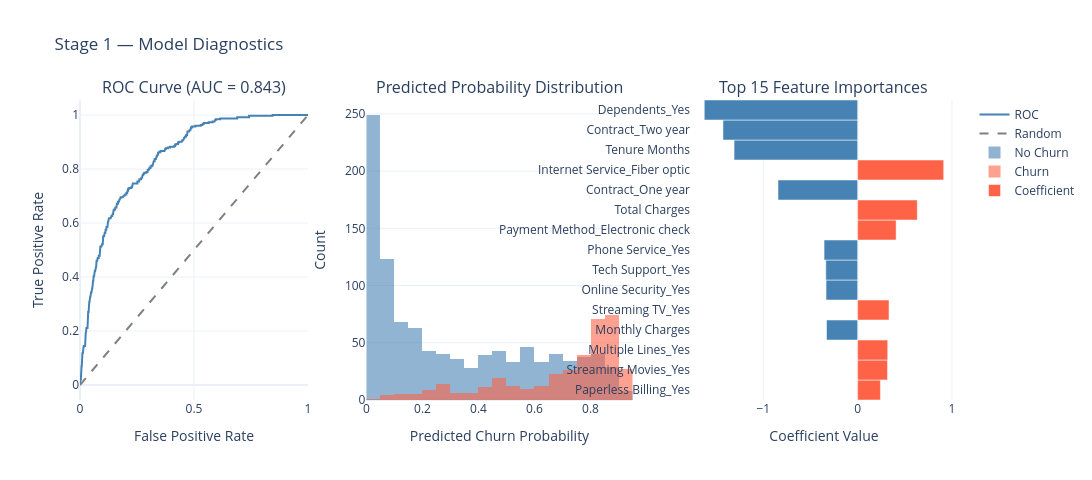

The notebook cell this image was saved under:
### Markdown cell above
## 5. Visualisations
Three Plotly charts in a single output: (1) ROC curve with AUC annotation, (2) predicted probability distributions split by true churn label, and (3) the top 15 features ranked by absolute logistic regression coefficient.

### Code cell
import plotly.graph_objects as go
from plotly.subplots import make_subplots

# ── 1. ROC curve data ─────────────────────────────────────────────────────────
fpr, tpr, _ = roc_curve(y_test, y_prob_test)

# ── 2. Probability distributions ─────────────────────────────────────────────
# Convert y_test to a numpy array so boolean indexing aligns with y_prob_test
y_test_arr    = y_test.to_numpy()
prob_no_churn = y_prob_test[y_test_arr == 0]
prob_churn    = y_prob_test[y_test_arr == 1]

# ── 3. Feature importances ────────────────────────────────────────────────────
ohe_feature_names = (
    pipeline.named_steps['preprocessor']
    .named_transformers_['cat']
    .get_feature_names_out(CATEGORICAL_FEATURES)
    .tolist()
)
all_feature_names = NUMERIC_FEATURES + ohe_feature_names
coefficients      = pipeline.named_steps['classifier'].coef_[0]

feat_df = (
    pd.DataFrame({'feature': all_feature_names, 'coef': coefficients})
    .assign(abs_coef=lambda d: d['coef'].abs())
    .nlargest(15, 'abs_coef')
    .sort_values('abs_coef')
)

# ── Build subplots ────────────────────────────────────────────────────────────
fig = make_subplots(
    rows=1, cols=3,
    subplot_titles=(
        f'ROC Curve (AUC = {roc_auc:.3f})',
        'Predicted Probability Distribution',
        'Top 15 Feature Importances'
    ),
    column_widths=[0.30, 0.35, 0.35]
)

# Panel 1 — ROC
fig.add_trace(go.Scatter(x=fpr, y=tpr, mode='lines', name='ROC',
                         line=dict(color='steelblue', width=2)), row=1, col=1)
fig.add_trace(go.Scatter(x=[0, 1], y=[0, 1], mode='lines', name='Random',
                         line=dict(dash='dash', color='grey')), row=1, col=1)
fig.update_xaxes(title_text='False Positive Rate', row=1, col=1)
fig.update_yaxes(title_text='True Positive Rate',  row=1, col=1)

# Panel 2 — Probability distributions
fig.add_trace(go.Histogram(x=prob_no_churn, name='No Churn', opacity=0.6,
                           marker_color='steelblue', nbinsx=40), row=1, col=2)
fig.add_trace(go.Histogram(x=prob_churn,    name='Churn',    opacity=0.6,
                           marker_color='tomato',    nbinsx=40), row=1, col=2)
fig.update_xaxes(title_text='Predicted Churn Probability', row=1, col=2)
fig.update_yaxes(title_text='Count',                       row=1, col=2)

# Panel 3 — Feature importances
bar_colors = ['tomato' if c > 0 else 'steelblue' for c in feat_df['coef']]
fig.add_trace(go.Bar(x=feat_df['coef'], y=feat_df['feature'],
                     orientation='h', marker_color=bar_colors,
                     name='Coefficient'), row=1, col=3)
fig.update_xaxes(title_text='Coefficient Value', row=1, col=3)

# ── Single update_layout call — barmode must be set here to take effect ───────
fig.update_layout(
    barmode='overlay',
    height=480,
    width=1300,
    title_text='Stage 1 — Model Diagnostics',
    showlegend=True,
    template='plotly_white'
)
fig.show()

### Figure 1 — Plotly figure (JSON) as saved in the notebook; plotly's stock layout.template omitted (floating-point values rounded to 4 significant figures; data arrays with more than 128 entries replaced by an {"elided": "..."} marker saying what was removed)
{"data": [{"line": {"color": "steelblue", "width": 2}, "mode": "lines", "name": "ROC", "type": "scatter", "x": {"elided": "370 float values"}, "xaxis": "x", "y": {"elided": "370 float values"}, "yaxis": "y"}, {"line": {"color": "grey", "dash": "dash"}, "mode": "lines", "name": "Random", "type": "scatter", "x": [0, 1], "xaxis": "x", "y": [0, 1], "yaxis": "y"}, {"marker": {"color": "steelblue"}, "name": "No Churn", "nbinsx": 40, "opacity": 0.6, "type": "histogram", "x": {"elided": "1033 float values"}, "xaxis": "x2", "yaxis": "y2"}, {"marker": {"color": "tomato"}, "name": "Churn", "nbinsx": 40, "opacity": 0.6, "type": "histogram", "x": {"elided": "374 float values"}, "xaxis": "x2", "yaxis": "y2"}, {"marker": {"color": ["tomato", "tomato", "tomato", "steelblue", "tomato", "steelblue", "steelblue", "steelblue", "tomato", "tomato", "steelblue", "tomato", "steelblue", "steelblue", "steelblue"]}, "name": "Coefficient", "orientation": "h", "type": "bar", "x": [0.2417, 0.317, 0.3189, -0.3301, 0.3328, -0.3349, -0.3373, -0.3557, 0.4081, 0.6325, -0.844, 0.9125, -1.31, -1.428, -1.626], "xaxis": "x3", "y": ["Paperless Billing_Yes", "Streaming Movies_Yes", "Multiple Lines_Yes", "Monthly Charges", "Streaming TV_Yes", "Online Security_Yes", "Tech Support_Yes", "Phone Service_Yes", "Payment Method_Electronic check", "Total Charges", "Contract_One year", "Internet Service_Fiber optic", "Tenure Months", "Contract_Two year", "Dependents_Yes"], "yaxis": "y3"}], "layout": {"annotations": [{"font": {"size": 16}, "showarrow": false, "text": "ROC Curve (AUC = 0.843)", "x": 0.13, "xanchor": "center", "xref": "paper", "y": 1, "yanchor": "bottom", "yref": "paper"}, {"font": {"size": 16}, "showarrow": false, "text": "Predicted Probability Distribution", "x": 0.4783, "xanchor": "center", "xref": "paper", "y": 1, "yanchor": "bottom", "yref": "paper"}, {"font": {"size": 16}, "showarrow": false, "text": "Top 15 Feature Importances", "x": 0.8483, "xanchor": "center", "xref": "paper", "y": 1, "yanchor": "bottom", "yref": "paper"}], "barmode": "overlay", "height": 480, "showlegend": true, "title": {"text": "Stage 1 — Model Diagnostics"}, "width": 1300, "xaxis": {"anchor": "y", "domain": [0, 0.26], "title": {"text": "False Positive Rate"}}, "xaxis2": {"anchor": "y2", "domain": [0.3267, 0.63], "title": {"text": "Predicted Churn Probability"}}, "xaxis3": {"anchor": "y3", "domain": [0.6967, 1], "title": {"text": "Coefficient Value"}}, "yaxis": {"anchor": "x", "domain": [0, 1], "title": {"text": "True Positive Rate"}}, "yaxis2": {"anchor": "x2", "domain": [0, 1], "title": {"text": "Count"}}, "yaxis3": {"anchor": "x3", "domain": [0, 1]}}}
